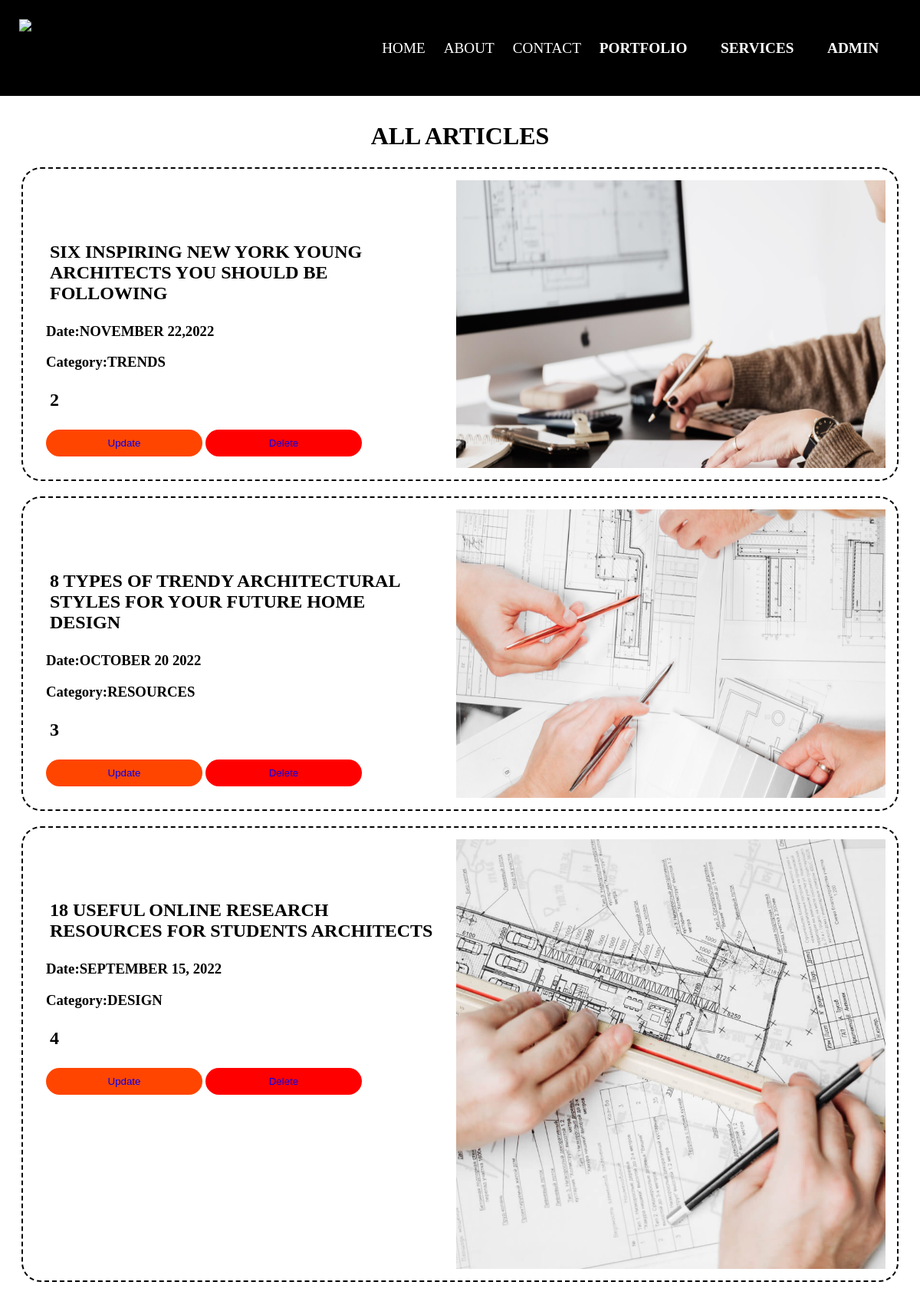
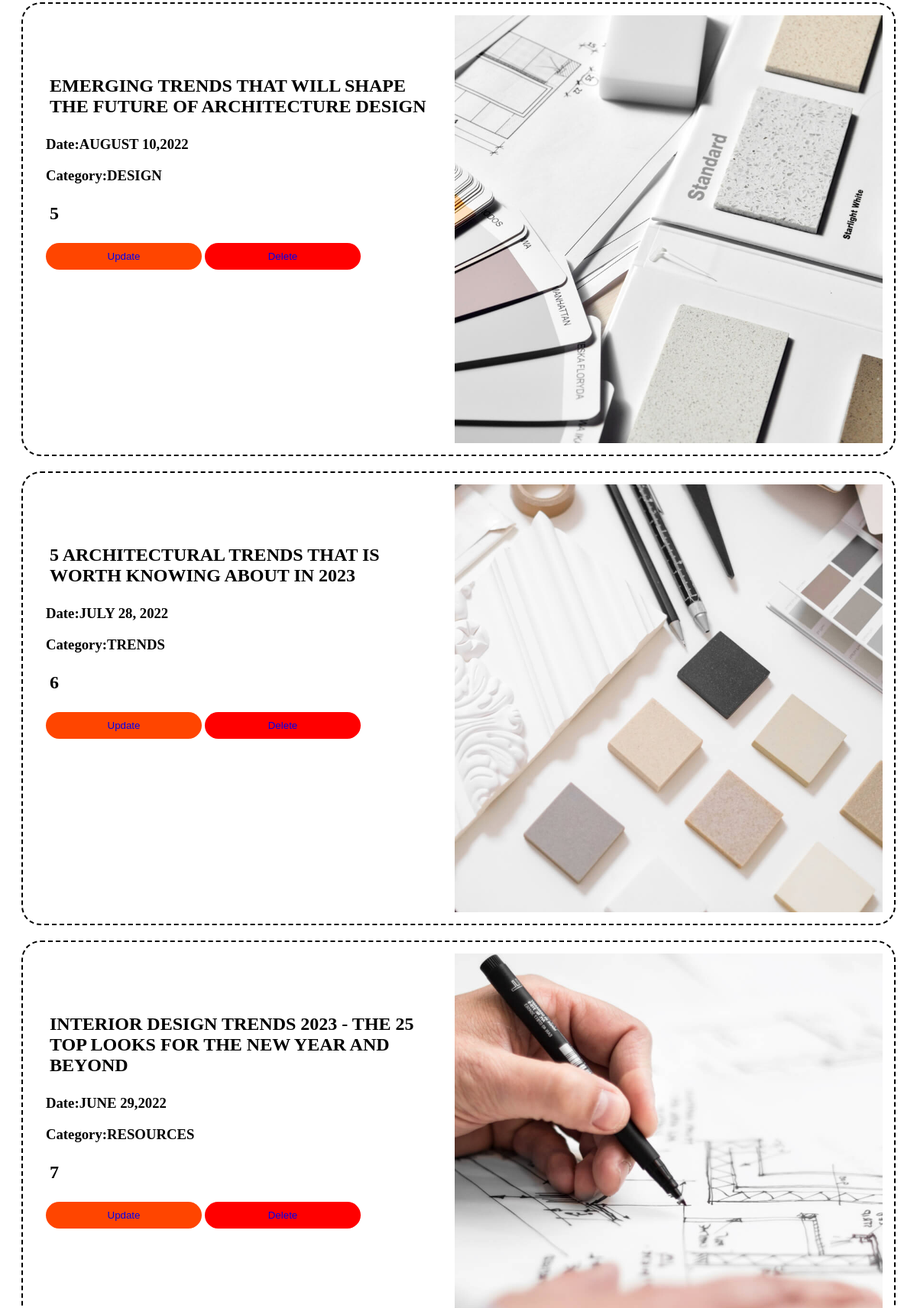
The app's page /list_articles (signed in, upper part) with its own data (2 pictures, top to bottom).
### designs/models.py (models this page shows, shortened)
class Articles(models.Model):
    article_category = models.CharField(max_length=20)
    article_date = models.CharField(max_length=30)
    article_header = models.CharField(max_length=150)
    article_image =models.ImageField(null=True, blank=True, max_length=150, upload_to="images/")

### designs/views.py (the view)
# urls.py: path('list_articles', views.list_articles, name="list-articles"),
def list_articles(request):
    all_articles =Articles.objects.all()
    return render(request, "design/list_articles.html",{'all_articles':all_articles})

### designs/templates/design/list_articles.html
{%extends 'design/home.html'%}
{%block content%}
    <center>
        <br><br><br>
        <br><br><br>
        {%if user.is_authenticated%}
            <h1>ALL ARTICLES</h1>
            {%for article in all_articles%}
                <div class="my-portfolio">
                    <div>
                        <h2>{{article.article_header}}</h2>
                        <h3>Date:{{article.article_date}}</h3>
                        <h3>Category:{{article.article_category}}</h3>
                        <h2>{{article.id}}</h2>
                        <button class="card-update">
                            <a href="{% url 'update-article' article.id %}">Update</a>
                        </button>
                        <button class="card-delete">
                            <a href="{% url 'delete-article' article.id %}">Delete</a>
                        </button>
                    </div>
                    <img src="{{article.article_image.url}}">
                </div>
            {%endfor%}
        {%endif%}
{%endblock%}

### designs/static/home.css (style rules this page uses)
html { box-sizing: border-box; }
.card-update { background-color: orangered; padding: 10px; border: transparent; border-radius: 25px; width: 40%; }
.card-update a { text-decoration: none; }
.card-delete { background-color: red; padding: 10px; border: transparent; border-radius: 25px; width: 40%; }
.card-delete a { text-decoration: none; }
.my-portfolio { display: flex; flex-direction: row; justify-content: space-between; margin: 20px; padding: 10px; border: 2px dashed black; border-radius: 25px; }
.my-portfolio img { max-width: 50%; }
.my-portfolio div { padding: 20px; text-align: left; margin-top: 40px; }
.indiv-article h3, h2,img { padding: 5px; }

### records on screen
Articles: article_header "SIX INSPIRING NEW YORK YOUNG ARCHITECTS YOU SHOULD BE FOLLOWING", article_date "NOVEMBER 22,2022", article_category "TRENDS", id "2", article_image (picture)
Articles: article_header "8 TYPES OF TRENDY ARCHITECTURAL STYLES FOR YOUR FUTURE HOME DESIGN", article_date "OCTOBER 20 2022", article_category "RESOURCES", id "3", article_image (picture)
Articles: article_header "18 USEFUL ONLINE RESEARCH RESOURCES FOR STUDENTS ARCHITECTS", article_date "SEPTEMBER 15, 2022", article_category "DESIGN", id "4", article_image (picture)
Articles: article_header "EMERGING TRENDS THAT WILL SHAPE THE FUTURE OF ARCHITECTURE DESIGN", article_date "AUGUST 10,2022", article_category "DESIGN", id "5", article_image (picture)
Articles: article_header "5 ARCHITECTURAL TRENDS THAT IS WORTH KNOWING ABOUT IN 2023", article_date "JULY 28, 2022", article_category "TRENDS", id "6", article_image (picture)
Articles: article_header "INTERIOR DESIGN TRENDS 2023 - THE 25 TOP LOOKS FOR THE NEW YEAR AND BEYOND", article_date "JUNE 29,2022", article_category "RESOURCES", id "7", article_image (picture)
